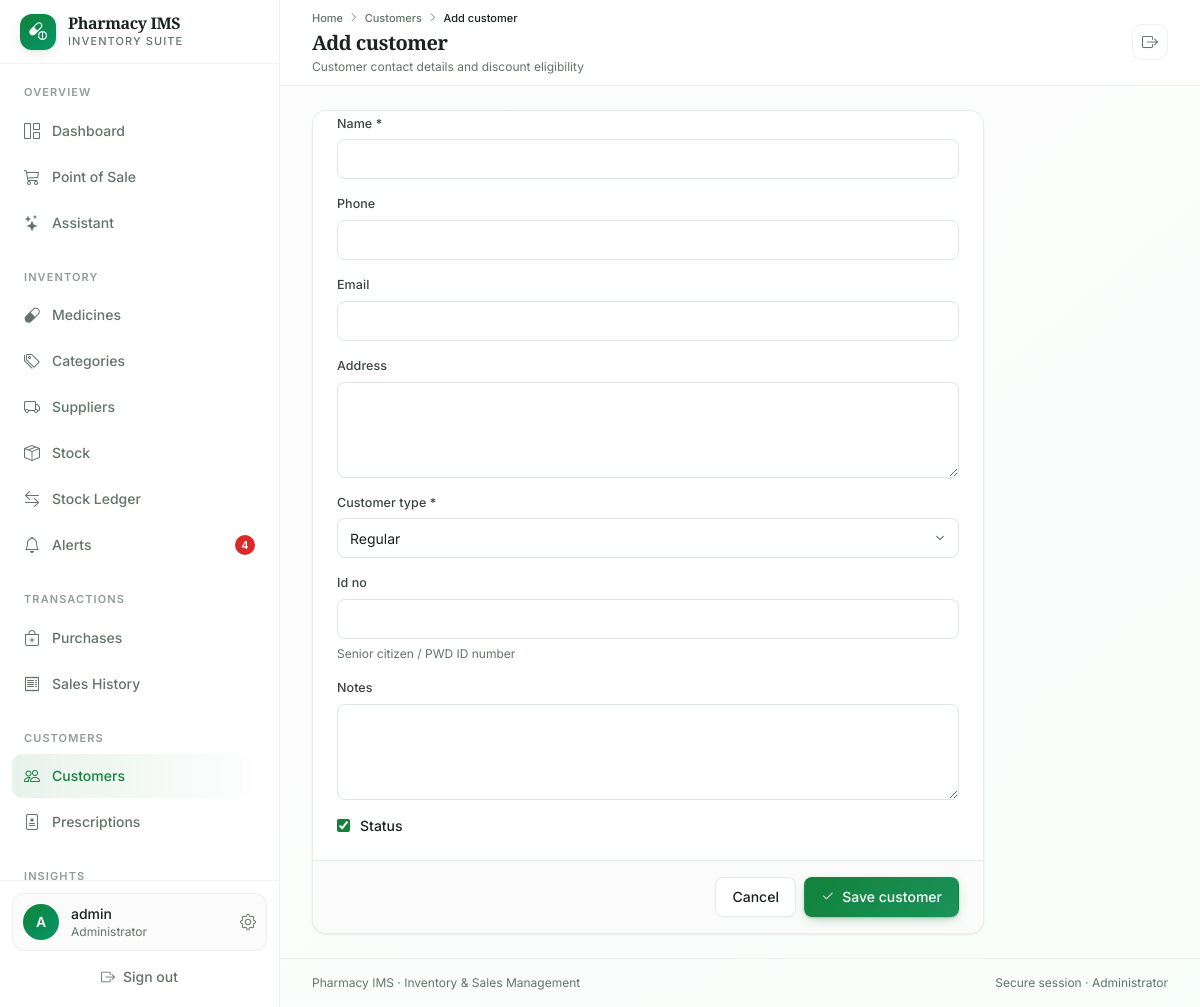
The app's page /customers/add/ (signed in) with its own data.
### accounts/models.py (models this page shows, shortened)
class CustomUser(AbstractUser):
    ROLE_CHOICES = (
        ('admin', 'Administrator'),
        ('pharmacist', 'Pharmacist'),
        ('cashier', 'Cashier'),
        ('inventory_clerk', 'Inventory Clerk'),
    )
    role = models.CharField(max_length=20, choices=ROLE_CHOICES, default='cashier')
    phone = models.CharField(max_length=15, blank=True, null=True)
    license_no = models.CharField(max_length=50, blank=True, null=True, help_text='For Pharmacist')
    status = models.BooleanField(default=True)
    otp_secret = models.CharField(max_length=64, blank=True)
    otp_enabled = models.BooleanField(default=False)

### customers/views.py (the view)
# urls.py: path('add/', views.customer_add, name='customer_add'),
@capability_required('manage_customers')
def customer_add(request):
    form = CustomerForm(request.POST or None)
    if request.method == 'POST' and form.is_valid():
        customer = form.save()
        log(request.user, 'create', customer, f'Created customer {customer.name}', request)
        messages.success(request, 'Customer added.')
        return redirect('customer_detail', pk=customer.pk)
    return render(request, 'customers/customer_form.html', {'form': form, 'title': 'Add customer'})

### templates/customers/customer_form.html (shortened to what this page needs)
{% extends 'base.html' %}
{% block page_title %}{{ title }}{% endblock %}
{% block page_subtitle %}Customer contact details and discount eligibility{% endblock %}
{% block breadcrumbs %}
<i class="bi bi-chevron-right text-[0.6rem]"></i>
<a href="{% url 'customer_list' %}" class="transition-colors hover:text-foreground">Customers</a>
<i class="bi bi-chevron-right text-[0.6rem]"></i>
<span class="text-foreground">{{ title }}</span>
{% endblock %}
{% block content %}
<div class="card max-w-2xl">
    <form method="post">
        <div class="card-content space-y-4">
            {% include 'partials/form_fields.html' %}
        </div>
        <div class="card-footer flex items-center justify-end gap-2 border-t border-border">
            <a href="{% if customer %}{% url 'customer_detail' customer.pk %}{% else %}{% url 'customer_list' %}{% endif %}" class="btn btn-outline">Cancel</a>
            <button class="btn btn-primary"><i class="bi bi-check2"></i> Save customer</button>
        </div>
    </form>
</div>
{% endblock %}

### templates/base.html (shortened to what this page needs)
<!DOCTYPE html>
{% load static %}
<html lang="en" class="h-full">
<head>
    <link rel="stylesheet" href="https://cdn.jsdelivr.net/npm/bootstrap-icons@1.11.3/font/bootstrap-icons.min.css">
    <script src="https://cdn.tailwindcss.com"></script>
    <link rel="stylesheet" href="{% static 'css/app.css' %}">
</head>
<body class="min-h-screen bg-gradient-to-br from-background via-background to-emerald-50/30 font-sans text-foreground antialiased">
    {% if user.is_authenticated %}
    {% with url_name=request.resolver_match.url_name %}
    <div class="min-h-screen w-full lg:grid lg:grid-cols-[280px_minmax(0,1fr)]">
        <aside id="sidebar" class="fixed inset-y-0 left-0 z-50 flex w-[280px] -translate-x-full flex-col border-r border-border/60 bg-card transition-transform duration-300 ease-out lg:sticky lg:top-0 lg:h-screen lg:translate-x-0">
            <div class="flex h-16 shrink-0 items-center justify-between border-b border-border/60 px-5">
                <a href="{% url 'dashboard' %}" class="flex items-center gap-3">
                    <div class="flex h-9 w-9 items-center justify-center rounded-xl bg-gradient-to-br from-primary to-emerald-600 text-primary-foreground shadow-glow">
                        <i class="bi bi-capsule-pill text-lg"></i>
                    </div>
                    <div>
                        <div class="font-display text-base font-semibold leading-tight tracking-tight">{{ pharmacy.name|default:"Pharmacy IMS" }}</div>
                        <div class="text-[11px] font-medium uppercase tracking-widest text-muted-foreground">Inventory Suite</div>
                    </div>
                </a>
            </div>
            <div class="flex-1 overflow-y-auto px-3 py-5">
                <nav class="space-y-6">
                    <div>
                        <p class="mb-2 px-3 text-[11px] font-semibold uppercase tracking-widest text-muted-foreground/70">Overview</p>
                        <div class="space-y-0.5">
                            <a href="{% url 'dashboard' %}" class="group flex items-center gap-3 rounded-lg px-3 py-2.5 text-sm font-medium text-muted-foreground transition-colors hover:bg-accent hover:text-accent-foreground ">
                                <i class="bi bi-grid-1x2 text-base {% if url_name == 'dashboard' %}text-primary{% endif %}"></i>
                                <span>Dashboard</span>
                            </a>
                            {% if nav_perms.sell %}
                            <a href="{% url 'pos_index' %}" class="group flex items-center gap-3 rounded-lg px-3 py-2.5 text-sm font-medium text-muted-foreground transition-colors hover:bg-accent hover:text-accent-foreground ">
                                <i class="bi bi-cart3 text-base {% if url_name == 'pos_index' %}text-primary{% endif %}"></i>
                                <span>Point of Sale</span>
                            </a>
                            {% endif %}
                            {% if nav_perms.use_assistant %}
                            <a href="{% url 'assistant_index' %}" class="group flex items-center gap-3 rounded-lg px-3 py-2.5 text-sm font-medium text-muted-foreground transition-colors hover:bg-accent hover:text-accent-foreground ">
                                <i class="bi bi-stars text-base {% if 'assistant' in url_name %}text-primary{% endif %}"></i>
                                <span>Assistant</span>
                            </a>
                            {% endif %}
                        </div>
                    </div>
                    {% if nav_perms.manage_inventory %}
                    <div>
                        <p class="mb-2 px-3 text-[11px] font-semibold uppercase tracking-widest text-muted-foreground/70">Inventory</p>
                        <div class="space-y-0.5">
                            <a href="{% url 'medicine_list' %}" class="group flex items-center gap-3 rounded-lg px-3 py-2.5 text-sm font-medium text-muted-foreground transition-colors hover:bg-accent hover:text-accent-foreground ">
                                <i class="bi bi-capsule text-base"></i>
                                <span>Medicines</span>
                            </a>
                            <a href="{% url 'category_list' %}" class="group flex items-center gap-3 rounded-lg px-3 py-2.5 text-sm font-medium text-muted-foreground transition-colors hover:bg-accent hover:text-accent-foreground ">
                                <i class="bi bi-tags text-base"></i>
                                <span>Categories</span>
                            </a>
                            <a href="{% url 'supplier_list' %}" class="group flex items-center gap-3 rounded-lg px-3 py-2.5 text-sm font-medium text-muted-foreground transition-colors hover:bg-accent hover:text-accent-foreground ">
                                <i class="bi bi-truck text-base"></i>
                                <span>Suppliers</span>
                            </a>
                            <a href="{% url 'inventory_list' %}" class="group flex items-center gap-3 rounded-lg px-3 py-2.5 text-sm font-medium text-muted-foreground transition-colors hover:bg-accent hover:text-accent-foreground ">
                                <i class="bi bi-box-seam text-base"></i>
                                <span>Stock</span>
                            </a>
                            <a href="{% url 'stock_movements' %}" class="group flex items-center gap-3 rounded-lg px-3 py-2.5 text-sm font-medium text-muted-foreground transition-colors hover:bg-accent hover:text-accent-foreground ">
                                <i class="bi bi-arrow-left-right text-base"></i>
                                <span>Stock Ledger</span>
                            </a>
                            <a href="{% url 'alerts' %}" class="group flex items-center gap-3 rounded-lg px-3 py-2.5 text-sm font-medium text-muted-foreground transition-colors hover:bg-accent hover:text-accent-foreground ">
                                <i class="bi bi-bell text-base"></i>
                                <span>Alerts</span>
                                {% if alert_counts.total %}<span class="ml-auto inline-flex h-5 min-w-5 items-center justify-center rounded-full bg-destructive px-1.5 text-[11px] font-semibold text-destructive-foreground">{{ alert_counts.total }}</span>{% endif %}
                            </a>
                        </div>
                    </div>
                    {% endif %}
                    <div>
                        <p class="mb-2 px-3 text-[11px] font-semibold uppercase tracking-widest text-muted-foreground/70">Transactions</p>
                        <div class="space-y-0.5">
                            {% if nav_perms.manage_purchases %}
                            <a href="{% url 'purchase_list' %}" class="group flex items-center gap-3 rounded-lg px-3 py-2.5 text-sm font-medium text-muted-foreground transition-colors hover:bg-accent hover:text-accent-foreground ">
                                <i class="bi bi-bag-plus text-base"></i>
                                <span>Purchases</span>
                            </a>
                            {% endif %}
                            {% if nav_perms.view_sales %}
                            <a href="{% url 'sales_list' %}" class="group flex items-center gap-3 rounded-lg px-3 py-2.5 text-sm font-medium text-muted-foreground transition-colors hover:bg-accent hover:text-accent-foreground ">
                                <i class="bi bi-receipt text-base"></i>
                                <span>Sales History</span>
                            </a>
                            {% endif %}
                        </div>
                    </div>
                    {% if nav_perms.view_customers %}
                    <div>
                        <p class="mb-2 px-3 text-[11px] font-semibold uppercase tracking-widest text-muted-foreground/70">Customers</p>
                        <div class="space-y-0.5">
                            <a href="{% url 'customer_list' %}" class="group flex items-center gap-3 rounded-lg px-3 py-2.5 text-sm font-medium text-muted-foreground transition-colors hover:bg-accent hover:text-accent-foreground {% if url_name == 'customer_list' or url_name == 'customer_add' or url_name == 'customer_edit' or url_name == 'customer_detail' %}!bg-gradient-to-r !from-primary/10 !to-transparent !text-primary{% endif %}">
                                <i class="bi bi-people text-base"></i>
                                <span>Customers</span>
                            </a>
                            <a href="{% url 'prescription_list' %}" class="group flex items-center gap-3 rounded-lg px-3 py-2.5 text-sm font-medium text-muted-foreground transition-colors hover:bg-accent hover:text-accent-foreground ">
                                <i class="bi bi-file-medical text-base"></i>
                                <span>Prescriptions</span>
                            </a>
                        </div>
                    </div>
                    {% endif %}
                    <div>
                        <p class="mb-2 px-3 text-[11px] font-semibold uppercase tracking-widest text-muted-foreground/70">Insights</p>
                    </div>
                </nav>
            </div>
            <div class="shrink-0 border-t border-border/60 p-3">
                <a href="{% url 'security_settings' %}" class="flex items-center gap-3 rounded-xl border border-border/60 bg-muted/40 p-2.5 transition-colors hover:bg-accent">
                    <div class="flex h-9 w-9 shrink-0 items-center justify-center rounded-full bg-gradient-to-br from-primary to-emerald-600 text-primary-foreground">
                        <span class="text-sm font-semibold">{{ user.username|slice:":1"|upper }}</span>
                    </div>
                    <div class="min-w-0 flex-1">
                        <p class="truncate text-sm font-medium">{{ user.get_full_name|default:user.username }}</p>
                        <p class="truncate text-xs text-muted-foreground">{{ user.get_role_display }}</p>
                    </div>
                    <i class="bi bi-gear text-muted-foreground"></i>
                </a>
                <form method="post" action="{% url 'logout' %}" class="mt-2">
                    <button class="flex w-full items-center justify-center gap-2 rounded-lg px-3 py-2 text-sm font-medium text-muted-foreground transition-colors hover:bg-destructive/10 hover:text-destructive">
                        <i class="bi bi-box-arrow-right"></i>
                        Sign out
                    </button>
                </form>
            </div>
        </aside>
        <div class="flex min-h-screen min-w-0 flex-col">
            <header class="sticky top-0 z-30 border-b border-border/60 bg-card/85 backdrop-blur-xl">
                <div class="flex min-h-16 flex-wrap items-center gap-3 px-4 py-2.5 sm:px-6 lg:px-8">
                    <div class="min-w-0 flex-1">
                        <nav class="mb-0.5 hidden items-center gap-1.5 text-[11px] font-medium text-muted-foreground sm:flex" aria-label="Breadcrumb">
                            <a href="{% url 'dashboard' %}" class="transition-colors hover:text-foreground">Home</a>
                            {% block breadcrumbs %}{% endblock %}
                        </nav>
                        <h1 class="truncate font-display text-xl font-semibold tracking-tight">{% block page_title %}Dashboard{% endblock %}</h1>
                        <p class="mt-0.5 truncate text-xs text-muted-foreground">{% block page_subtitle %}{% endblock %}</p>
                    </div>
                    <div class="flex w-full flex-nowrap items-center justify-start gap-2 overflow-x-auto pb-0.5 sm:w-auto sm:flex-wrap sm:justify-end sm:overflow-visible sm:pb-0">
                        <form method="post" action="{% url 'logout' %}" class="shrink-0">
                            <button type="submit" class="inline-flex h-9 w-9 items-center justify-center rounded-lg border border-border/60 bg-card text-muted-foreground transition-colors hover:bg-destructive/10 hover:text-destructive" title="Sign out" aria-label="Sign out">
                                <i class="bi bi-box-arrow-right"></i>
                            </button>
                        </form>
                    </div>
                </div>
            </header>
            <main class="flex-1 px-4 py-6 sm:px-6 lg:px-8">
                {% block content %}{% endblock %}
            </main>
            <footer class="border-t border-border/60 px-4 py-4 text-xs text-muted-foreground sm:px-6 lg:px-8">
                <div class="flex flex-col items-center justify-between gap-2 sm:flex-row">
                    <span>{{ pharmacy.name|default:"Pharmacy IMS" }} · Inventory &amp; Sales Management</span>
                    <span>Secure session · {{ user.get_role_display }}</span>
                </div>
            </footer>
        </div>
    </div>
    {% endwith %}
    {% else %}
    {% block auth_content %}{% endblock %}
    {% endif %}
</body>
</html>

### records on screen
CustomUser: username "A", get_full_name "admin", role "Administrator"

### other values on screen
{{ pharmacy.name|default:"Pharmacy IMS" }} "Pharmacy IMS"
{{ alert_counts.total }} "4"
{{ title }} "Add customer"
{{ field.label }} "Name" "Phone" "Email" "Address" "Customer type" "Id no" "Notes"
{{ field.help_text }} "Senior citizen / PWD ID number"
{{ field.label }} "Status"
